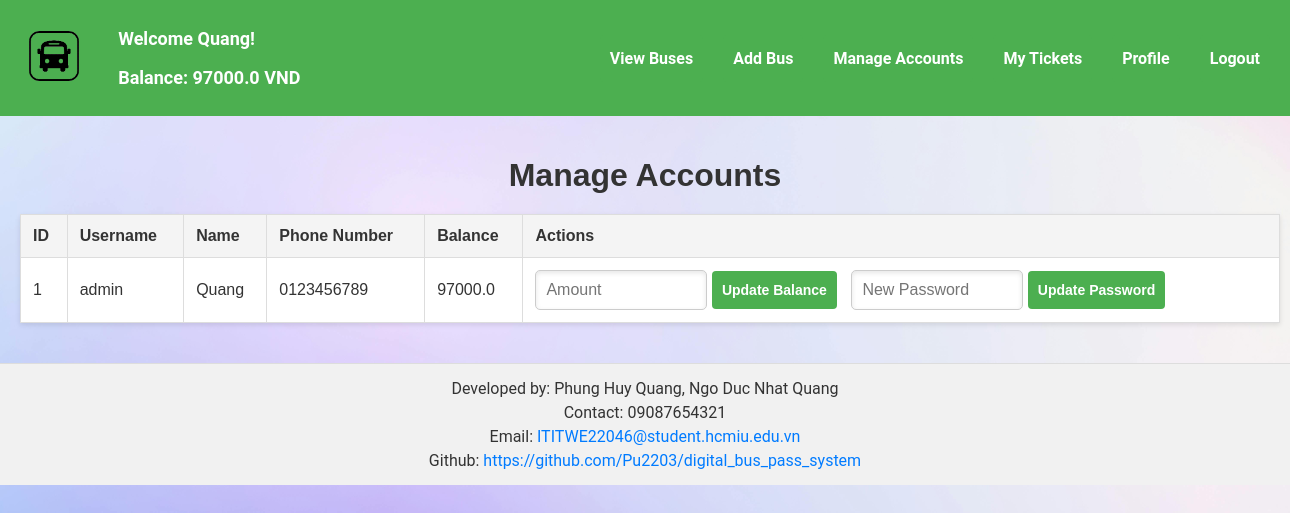
/manage_accounts (signed in), run on an earlier commit of the app's database.
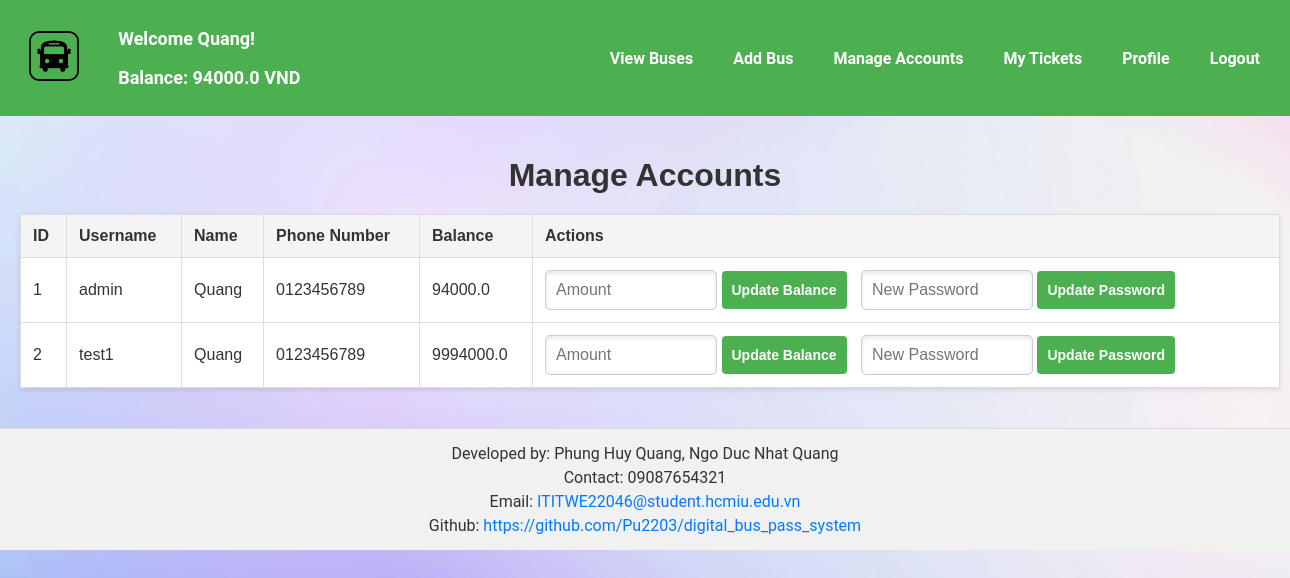
And on a later commit of the database.
### tables this page shows
CREATE TABLE users (
            id INTEGER PRIMARY KEY AUTOINCREMENT,
            username TEXT NOT NULL UNIQUE,
            password_hash TEXT NOT NULL,
            email TEXT,
            phone_number TEXT,
            gender TEXT,
            balance REAL DEFAULT 0.0,
            name TEXT
        );

### website/admin.py (the view, shortened to what this page needs)
@admin.route('/manage_accounts', methods=['GET', 'POST'])
@login_required
def manage_accounts():
    users = UserDAO.get_all_users()
    return render_template('manage_accounts.html', users=users)

### databases/bus_dao.py (called while the page is built)
    @staticmethod
    def view_buses(sort_by=None, search_query=None):
        conn = sqlite3.connect('bus_reservation.db')
        cursor = conn.cursor()
        query = 'SELECT * FROM buses'
        params = []
        if search_query:
            query += ' WHERE route LIKE ?'
            params.append(f'%{search_query}%')
        if sort_by:
            query += f' ORDER BY {sort_by}'
        cursor.execute(query, params)
        buses_data = cursor.fetchall()
        conn.close()
        buses = []
        for bus_data in buses_data:
            buses.append(Bus(
                id=bus_data[0],
                bus_number=bus_data[1],
                route=bus_data[2],
                total_seats=bus_data[3],
                available_seats=bus_data[4],
                time=bus_data[5],
                price=bus_data[6]
            ))
        return buses

### website/models.py (called while the page is built)
    @property
    def is_authenticated(self):
        return True

### website/trie.py (called while the page is built)
    def insert(self, word):
        node = self.root
        for char in word:
            if char not in node.children:
                node.children[char] = TrieNode()
            node = node.children[char]
        node.is_end_of_word = True

### website/templates/manage_accounts.html (shortened to what this page needs)
{% extends "base.html" %}
{% block content %}
<div class="container">
    <h1>Manage Accounts</h1>
    <table class="tickets-table">
        <thead>
            <tr>
                <th>ID</th>
                <th>Username</th>
                <th>Name</th>
                <th>Phone Number</th>
                <th>Balance</th>
                <th>Actions</th>
            </tr>
        </thead>
        <tbody>
            {% for user in users %}
            <tr>
                <td>{{ user.id }}</td>
                <td>{{ user.username }}</td>
                <td>{{ user.name }}</td>
                <td>{{ user.phone_number }}</td>
                <td>{{ user.balance }}</td>
                <td>
                    <form action="{{ url_for('admin.manage_accounts') }}" method="POST" style="display:inline;">
                        <input type="number" name="amount" class="input" placeholder="Amount" required>
                        <button type="submit" class="button2">Update Balance</button>
                    </form>
                    <form action="{{ url_for('admin.manage_accounts') }}" method="POST" style="display:inline;">
                        <input type="password" name="new_password" class="input" placeholder="New Password" required>
                        <button type="submit" class="button2">Update Password</button>
                    </form>
                </td>
            </tr>
            {% endfor %}
        </tbody>
    </table>
</div>
{% endblock %}

### website/templates/base.html (shortened to what this page needs)
<!DOCTYPE html>
<html lang="en">
<head>
    <link rel="stylesheet" type="text/css" href="{{ url_for('static', filename='styles.css') }}">
</head>
<body>
    <div class="header">
        <a href="{{ url_for('view.index') }}">
            <img src="{{ url_for('static', filename='images/logo.png') }}" alt="Logo" class="logo">
        </a>
        <div class="header-content">
            <div class="welcome-message">
                {% if current_user.is_authenticated %}
                    <p>Welcome {{ current_user.name }}!</p>
                    <p>Balance: {{ current_user.balance }} VND</p>
                {% else %}
                    <p><strong>Welcome to the Digital Local Bus Ticket System</strong></p>
                {% endif %}
            </div>
            <div class="button-container">
                <a href="{{ url_for('view.view_buses_route') }}" class="button">View Buses</a>
                {% if current_user.is_authenticated and current_user.username == 'admin' %}
                <a href="{{ url_for('admin.add_bus_route') }}" class="button">Add Bus</a>
                <a href="{{ url_for('admin.manage_accounts') }}" class="button">Manage Accounts</a>
                {% endif %}
                <a href="{{ url_for('view.my_tickets') }}" class="button">My Tickets</a>
                <a href="{{ url_for('view.profile') }}" class="button">Profile</a>
                {% if current_user.is_authenticated %}
                    <a href="{{ url_for('auth.logout') }}" class="button">Logout</a>
                {% else %}
                    <a href="{{ url_for('auth.login') }}" class="button">Login</a>
                {% endif %}
            </div>
        </div>
    </div>
    <div class="content">
        {% block content %}{% endblock %}
    </div>
    <div class="footer">
        <p>Developed by: Phung Huy Quang, Ngo Duc Nhat Quang</p>
        <p>Contact: 09087654321</p>
        <p>Email: <a href="mailto:ITITWE22046@student.hcmiu.edu.vn">ITITWE22046@student.hcmiu.edu.vn</a></p>
        <p>Github: <a href="https://github.com/Pu2203/digital_bus_pass_system" target="_blank">https://github.com/Pu2203/digital_bus_pass_system</a></p>
    </div>
</body>
</html>

What changed in the data, as far as the page shows it:
changed users "admin": balance "97000.0" → "94000.0"
added users: id "2", username "test1", name "Quang", phone_number "0123456789", balance "9994000.0"
